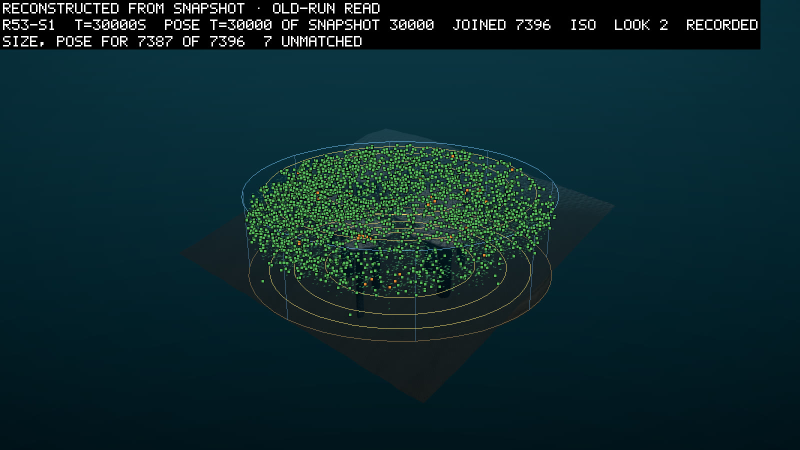
#> input picture logbook/images/0132-r53-s1-t30000-iso.jpg, 1600 x 900 px, given in place of frame_0005.png, which was not available (shown at 1/2 size)
$ python check_anim.py ../../logbook/images ../../logbook/images/0132-r53-s2-t30000-side.jpg 5 5
#> lines starting #> are read from the running program, lines starting #| are printed output that depends on the picture; pictures that were not available may be replaced by others from this repository, and a replacement may not be noted
"""Checks a frame sequence before anyone sees it: mean luma per frame, the frame-to-frame change
(a pop is a change far above its neighbours'), and a contact sheet of every 15th frame.

    python check_anim.py <frames dir> <sheet.png> [first] [last]
"""
import os, sys
import numpy as np
from PIL import Image, ImageDraw

d, sheet = sys.argv[1], sys.argv[2]
first = int(sys.argv[3]) if len(sys.argv) > 3 else 1
last = int(sys.argv[4]) if len(sys.argv) > 4 else 150
prev, luma, diff = None, [], []
for f in range(first, last + 1):
    a = np.asarray(Image.open(os.path.join(d, "frame_%04d.png" % f)).convert("RGB").resize((480, 270)), np.float32)
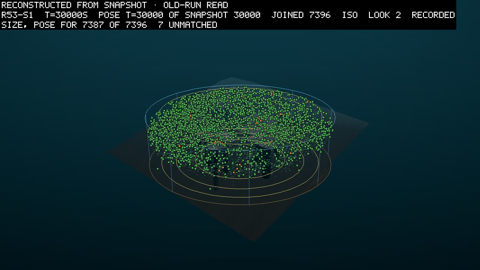
#> a: shape (270, 480, 3) float32; mean R, G, B 12.9, 40.6, 45
    y = a @ np.array([0.2126, 0.7152, 0.0722], np.float32)
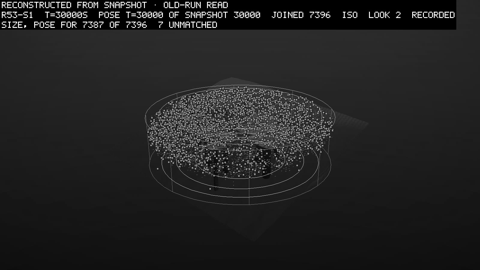
#> y: shape (270, 480) float32; min 0, max 249, mean 35.1
    luma.append(float(y.mean()))
    diff.append(float(np.abs(y - prev).mean()) if prev is not None else 0.0)
    prev = y
luma, diff = np.array(luma), np.array(diff)
#> luma = [35.06]; diff = [0]
print("luma: min %.2f max %.2f (first %.2f, last %.2f)" % (luma.min(), luma.max(), luma[0], luma[-1]))
#| luma: min 35.06 max 35.06 (first 35.06, last 35.06)
#> (the run stopped early here; a loop or call above may not have finished)

$ run again, on logbook/images/0137-r57-s2-t43500-side.jpg
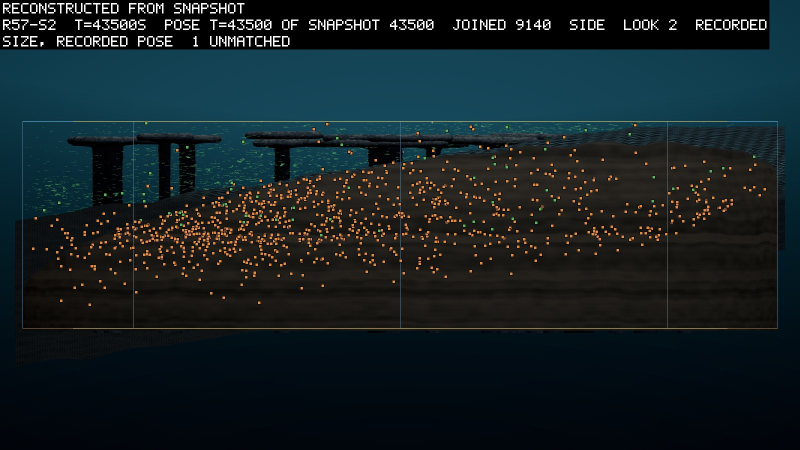
#> input picture logbook/images/0137-r57-s2-t43500-side.jpg, 1600 x 900 px, given in place of frame_0005.png, which was not available (shown at 1/2 size)
#> `a = np.asarray(Image.open(os.path.join(d, "frame_%04d.png" % f)).conve..`:
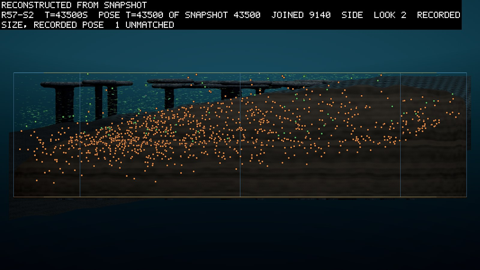
#> a: shape (270, 480, 3) float32; mean R, G, B 21.1, 32.6, 36
#> `y = a @ np.array([0.2126, 0.7152, 0.0722], np.float32)`:
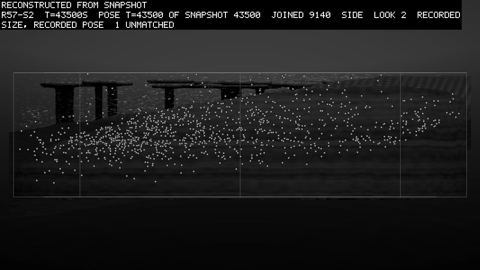
#> y: shape (270, 480) float32; min 0, max 249, mean 30.4
#> luma = [30.43]; diff = [0]
#| luma: min 30.43 max 30.43 (first 30.43, last 30.43)
